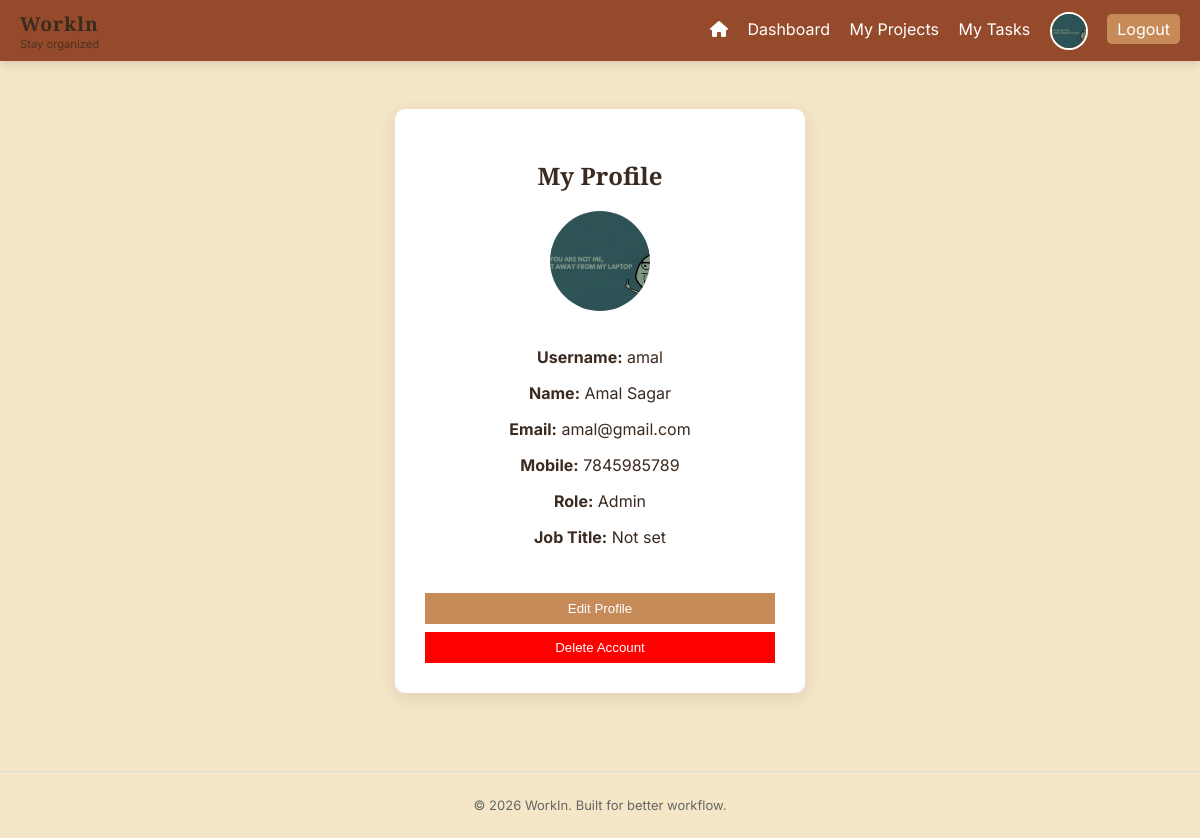
The app's page /profile/ (signed in), older data.
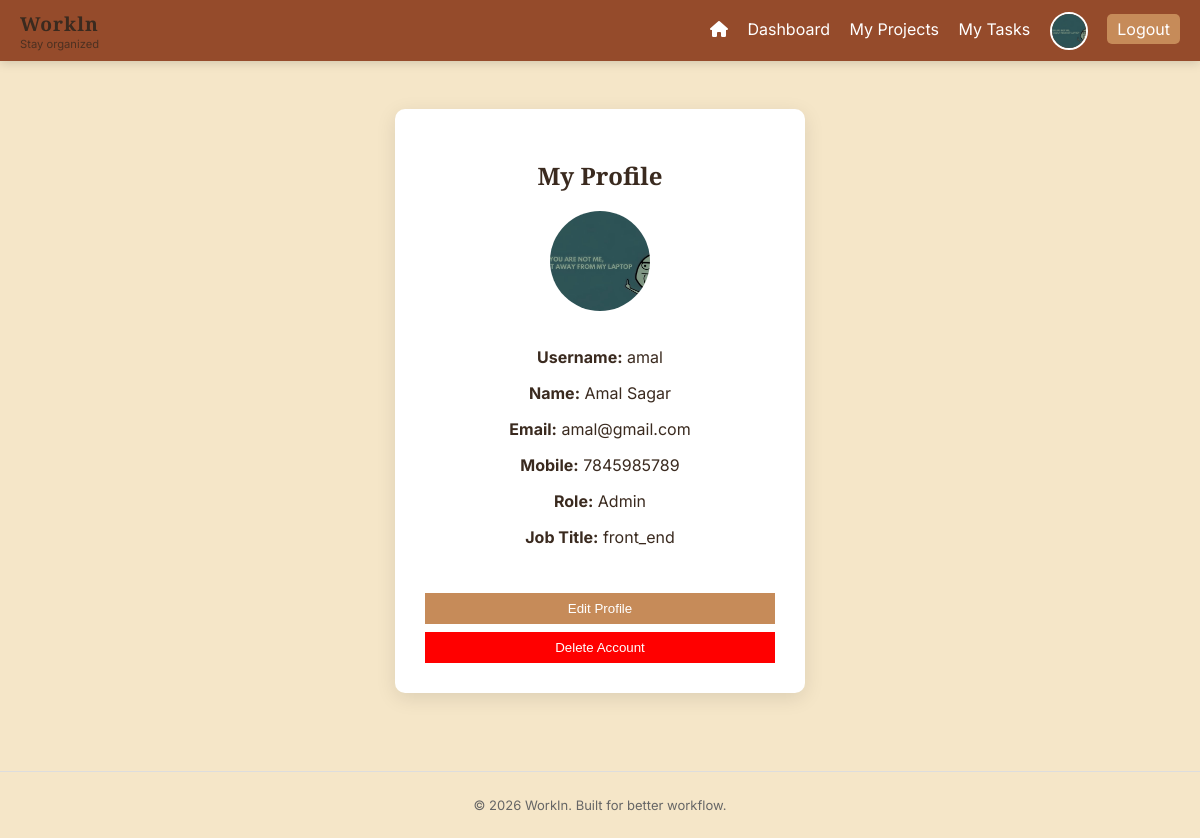
The same page, newer data.
### users/models.py (models this page shows)
class CustomUser(AbstractUser):
    ROLE_CHOICES = (
        ('admin', 'Admin'),
        ('member', 'Member'),
    )
    role = models.CharField(max_length=10, choices=ROLE_CHOICES, default='member')
    mobile_number = models.CharField(max_length=15, blank=True, null=True)
    profile_picture = models.ImageField(upload_to='profile_pics/', blank=True, null=True)
    job_title = models.CharField(max_length=100, blank=True, null=True)

### users/views.py (the view)
# urls.py: path('profile/', profile_view, name='profile'),
@login_required
def profile_view(request):
    return render(request, 'profile.html', {'user': request.user})

### templates/profile.html
{% extends 'base.html' %}
{% block content %}
<div class="form-container">
  <div class="form-card">
    <h2>My Profile</h2>
    {% if user.profile_picture %}
      <img src="{{ user.profile_picture.url }}" alt="Profile Picture" style="width:100px; height:100px; border-radius:50%; object-fit:cover; margin-bottom:1rem;">
    {% else %}
      <div style="width:100px; height:100px; border-radius:50%; background:#ccc; display:flex; align-items:center; justify-content:center; font-size:2rem; margin-bottom:1rem;">👤</div>
    {% endif %}
    <p><strong>Username:</strong> {{ user.username }}</p>
    <p><strong>Name:</strong> {{ user.first_name }} {{ user.last_name }}</p>
    <p><strong>Email:</strong> {{ user.email }}</p>
    <p><strong>Mobile:</strong> {{ user.mobile_number|default:"Not set" }}</p>
    <p><strong>Role:</strong> {{ user.role|capfirst }}</p>
    <p><strong>Job Title:</strong> {{ user.job_title|default:"Not set" }}</p>
    <br>
    <a href="{% url 'profile_edit' %}"><button type="button">Edit Profile</button></a>
    <a href="{% url 'delete_account' %}"><button type="button" style="background:red; color:white; margin-top:0.5rem;">Delete Account</button></a>
  </div>
</div>
{% endblock %}

### templates/base.html (shortened to what this page needs)
{% load static %}
<!DOCTYPE html>
<html>
<head>
    <link rel="stylesheet" href="{% static 'style.css' %}">
    <link rel="stylesheet" href="https://cdnjs.cloudflare.com/ajax/libs/font-awesome/6.0.0/css/all.min.css">
</head>
<body>
    <nav>
    <div class="nav-brand">
        <h2>Workln</h2>
        <span class="nav-slogan">Stay organized</span>
    </div>
    <div class="nav-links">
        {% if request.path != '/' %}
        <a href="{% url 'home' %}" title="Home"><i class="fas fa-home"></i></a>
        {% endif %}
        <a href="{% url 'dashboard' %}">Dashboard</a>
        <a href="{% url 'projects' %}">My Projects</a>
        <a href="{% url 'tasks' %}">My Tasks</a>
        {% if request.user.is_authenticated %}
            <a href="{% url 'profile' %}" style"= gap:0.4rem; text-decoration:none;">
                {% if request.user.profile_picture %}
                    <img src="{{ request.user.profile_picture.url }}"
                         style="width:34px; height:34px; border-radius:50%; object-fit:cover; border:2px solid #fff; vertical-align:middle;">
                {% else %}
                    <span style="width:34px; height:34px; border-radius:50%; background:#888; display:inline-flex; align-items:center; justify-content:center; font-size:1rem; color:#fff;">👤</span>
                {% endif %}
            </a>
            <a href="{% url 'logout' %}" class="logout">Logout</a>
        {% endif %}
    </div>
</nav>
    <div class="container">
        {% block content %}
        {% endblock %}
    </div>
    <footer class="footer">
    <p>© 2026 WorkIn. Built for better workflow.</p>
</footer>
</body>
</html>

Row changes from the older to the newer data that the page shows:
changed CustomUser "amal": job_title "Not set" → "front_end"
